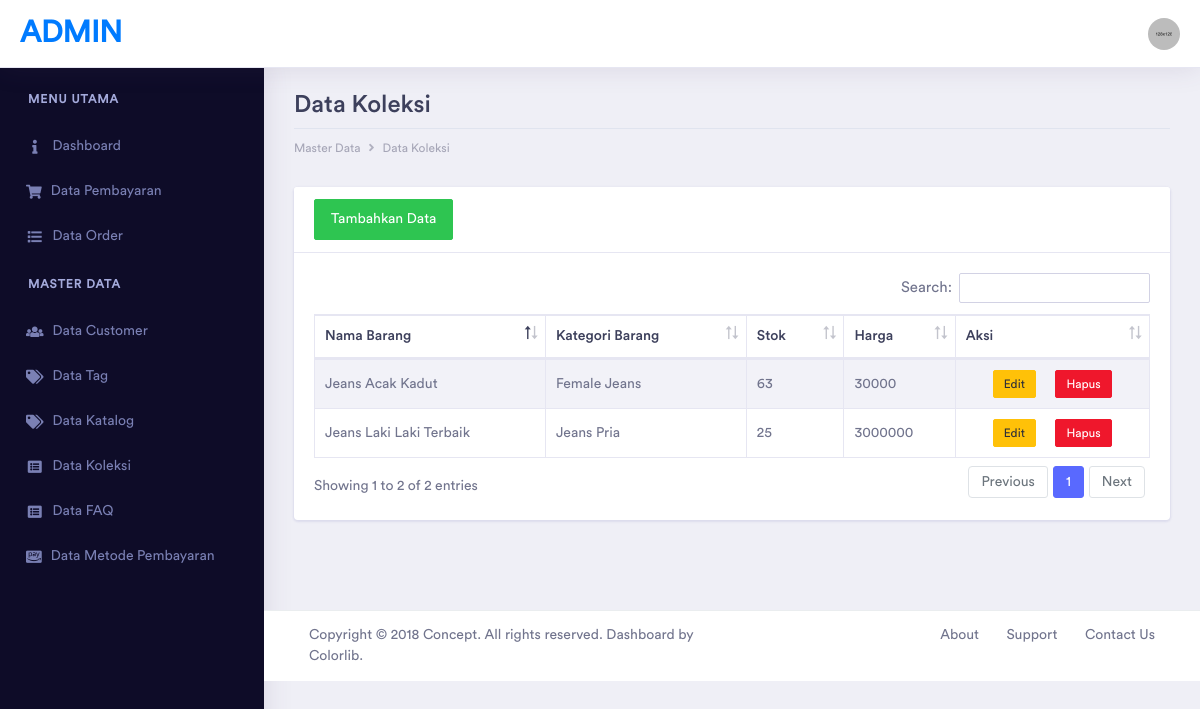
Screenshot of /index.php/collection/list with the database file from the repository.
### tables this page shows
CREATE TABLE IF NOT EXISTS `collections` (
  `id` int(11) NOT NULL AUTO_INCREMENT,
  `catalog_id` int(11) NOT NULL,
  `code` varchar(255) NOT NULL,
  `name` varchar(255) NOT NULL,
  `img` text NOT NULL,
  `description` text NOT NULL,
  `price` double NOT NULL,
  `stock` int(11) NOT NULL,
  `type` int(11) NOT NULL,
  `permalink` varchar(255) NOT NULL,
  `created_at` timestamp NOT NULL DEFAULT CURRENT_TIMESTAMP,
  `updated_at` timestamp NULL DEFAULT NULL,
  PRIMARY KEY (`id`),
  KEY `catalog_id` (`catalog_id`)
);

CREATE TABLE IF NOT EXISTS `catalogs` (
  `id` int(11) NOT NULL AUTO_INCREMENT,
  `name` varchar(255) NOT NULL,
  `description` text,
  `permalink` varchar(255) NOT NULL,
  `created_at` timestamp NULL DEFAULT CURRENT_TIMESTAMP,
  `updated_at` timestamp NULL DEFAULT NULL,
  PRIMARY KEY (`id`)
);

### application/controllers/Collection.php (called while the page is built, shortened)
<?php
class Collection extends CI_Controller
{
	public function __construct()
	{
		$this->load->model('Collection_Model', 'collection');
		$this->load->model('Catalog_Model', 'catalog');
		$this->load->model('Size_Model', 'size');
	}
	public function list()
	{
		$data['title'] = "Data Koleksi";
		$data['collections'] = $this->collection->getAll();
		$data['catalogs'] = $this->catalog->getAll();
		$data['sizes'] = $this->size->getAll();
		$this->form_validation->set_rules('nama_barang', 'Nama Barang', 'required|trim|min_length[3]');
		$this->form_validation->set_rules('katalog', 'Katalog', 'required|trim');
		$this->form_validation->set_rules('harga', 'Harga', 'required|trim|numeric');
		$this->form_validation->set_rules('size[]', 'Size', 'required|trim');
		$this->form_validation->set_rules('stok[]', 'Stok', 'required|trim|numeric');
		$this->form_validation->set_rules('deskripsi', 'Deskripsi', 'required|trim');
		if (empty($_FILES['image']['tmp_name'])) {
			$this->form_validation->set_rules('image', 'Image', 'required|trim');
		}
		if ($this->form_validation->run() == false) {
			$this->load->view("templates/admin_header", $data);
			$this->load->view("admin/koleksi", $data);
			$this->load->view("templates/admin_footer");
		}
	}
}

### index.php (called while the page is built, shortened)
<?php
require_once BASEPATH.'core/CodeIgniter.php';

### application/models/Collection_Model.php (called while the page is built, shortened)
<?php
class Collection_Model extends CI_Model
{
	public function getAll()
	{
		return $this->db
			->select('collections.*, catalogs.name AS catalog_name')
			->from($this::TABLE_NAME)
			->join('catalogs', 'collections.catalog_id = catalogs.id')
			->get()->result_object();
	}
}

### application/views/admin/koleksi.php (the view, shortened to what this page needs)
<div class="container-fluid dashboard-content">
	<div class="row">
		<div class="col-xl-12 col-lg-12 col-md-12 col-sm-12 col-12">
			<div class="page-header">
				<h2 class="pageheader-title">Data Koleksi</h2>
				<div class="page-breadcrumb">
					<nav aria-label="breadcrumb">
						<ol class="breadcrumb">
							<li class="breadcrumb-item"><a href="#" class="breadcrumb-link">Master Data</a></li>
							<li class="breadcrumb-item"><a href="#" class="breadcrumb-link">Data Koleksi</a></li>
						</ol>
					</nav>
				</div>
			</div>
		</div>
	</div>
	<div class="row">
		<div class="col-xl-12 col-lg-12 col-md-12 col-sm-12 col-12">
			<div class="row">
				<div class="col-xl-12 col-lg-12 col-md-12 col-sm-12 col-12">
					<div class="card">
						<div class="card-header">
							<a href="#" class="btn btn-success" id="tambahCollection" data-link="<?php echo base_url('admin/koleksi'); ?>" data-toggle="modal" data-target="#ModalCreate">
								Tambahkan Data
							</a>
						</div>
						<div class="card-body">
							<?php if (empty($collections)) : ?>
								<p class="alert alert-info">Tidak ada data koleksi</p>
							<?php else : ?>
								<div class="table-responsive">
									<table id="example" class="table table-striped table-bordered second" style="width:100%">
										<thead>
											<tr>
												<th>Nama Barang</th>
												<th>Kategori Barang</th>
												<th>Stok</th>
												<th>Harga</th>
												<th>Aksi</th>
											</tr>
										</thead>
										<tbody>
											<?php foreach ($collections as $koleksi) : ?>
												<tr>
													<td><?php echo $koleksi->name; ?></td>
													<td><?php echo $koleksi->catalog_name; ?></td>
													<td><?php echo $koleksi->stock; ?></td>
													<td><?php echo $koleksi->price; ?></td>
													<td class="text-center">
														<a class="btn btn-xs btn-warning mr-3 editCollection" href="<?php echo base_url('admin/koleksi/edit'); ?>" data-toggle="modal" data-target="#ModalCreate" data-id="<?php echo $koleksi->code; ?>" data-link="<?php echo base_url('admin/koleksi/edit') ?>">Edit</a>
														<a class="btn btn-xs btn-danger" href="<?php echo base_url('admin/koleksi/hapus/') . $koleksi->id; ?>" onclick="return confirm('Apakah kamu yakin ingin menghapus data ini?')">Hapus</a>
													</td>
												</tr>
											<?php endforeach; ?>
										</tbody>
									</table>
								</div>
							<?php endif; ?>
						</div>
					</div>
				</div>
			</div>
		</div>
	</div>
</div>

### rows the page displays
collections: name "Jeans Laki Laki Terbaik", catalog.name "Jeans Pria", stock "25", price "3000000"
collections: name "Jeans Acak Kadut", catalog.name "Female Jeans", stock "63", price "30000"
